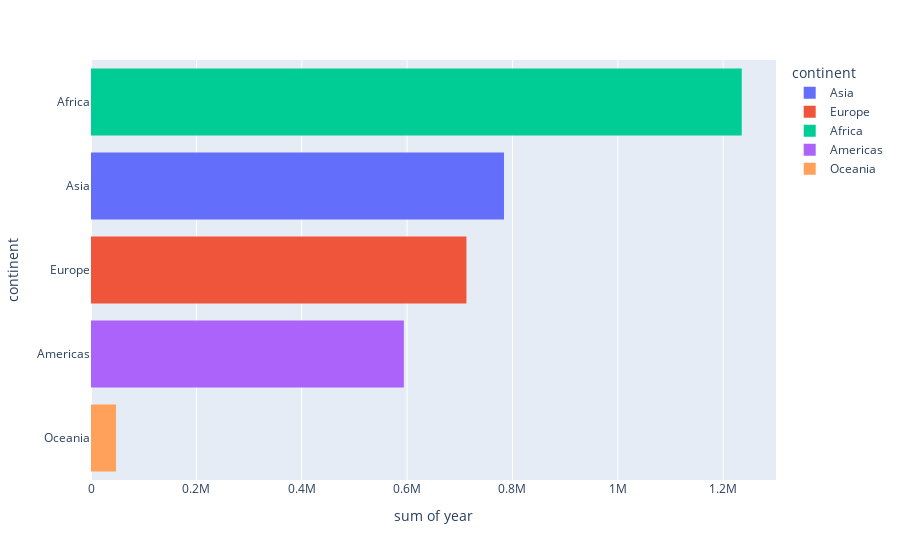

The cell this chart's notebook holds for it:
### Code cell
# YOUR CODE HERE

df = px.data.gapminder()


b = px.histogram(df , x ='year' , y =  'continent' , color = "continent" )
b.update_yaxes( categoryorder = 'total ascending')
b.show()

### Figure 1 — Plotly figure (JSON) as saved in the notebook; plotly's stock layout.template omitted (floating-point values rounded to 4 significant figures; data arrays with more than 128 entries replaced by an {"elided": "..."} marker saying what was removed)
{"data": [{"alignmentgroup": "True", "bingroup": "y", "histfunc": "sum", "hovertemplate": "continent=%{y}<br>sum of year=%{x}<extra></extra>", "legendgroup": "Asia", "marker": {"color": "#636efa", "pattern": {"shape": ""}}, "name": "Asia", "offsetgroup": "Asia", "orientation": "h", "showlegend": true, "type": "histogram", "x": {"elided": "396 int values"}, "xaxis": "x", "y": {"elided": "396 str values"}, "yaxis": "y"}, {"alignmentgroup": "True", "bingroup": "y", "histfunc": "sum", "hovertemplate": "continent=%{y}<br>sum of year=%{x}<extra></extra>", "legendgroup": "Europe", "marker": {"color": "#EF553B", "pattern": {"shape": ""}}, "name": "Europe", "offsetgroup": "Europe", "orientation": "h", "showlegend": true, "type": "histogram", "x": {"elided": "360 int values"}, "xaxis": "x", "y": {"elided": "360 str values"}, "yaxis": "y"}, {"alignmentgroup": "True", "bingroup": "y", "histfunc": "sum", "hovertemplate": "continent=%{y}<br>sum of year=%{x}<extra></extra>", "legendgroup": "Africa", "marker": {"color": "#00cc96", "pattern": {"shape": ""}}, "name": "Africa", "offsetgroup": "Africa", "orientation": "h", "showlegend": true, "type": "histogram", "x": {"elided": "624 int values"}, "xaxis": "x", "y": {"elided": "624 str values"}, "yaxis": "y"}, {"alignmentgroup": "True", "bingroup": "y", "histfunc": "sum", "hovertemplate": "continent=%{y}<br>sum of year=%{x}<extra></extra>", "legendgroup": "Americas", "marker": {"color": "#ab63fa", "pattern": {"shape": ""}}, "name": "Americas", "offsetgroup": "Americas", "orientation": "h", "showlegend": true, "type": "histogram", "x": {"elided": "300 int values"}, "xaxis": "x", "y": {"elided": "300 str values"}, "yaxis": "y"}, {"alignmentgroup": "True", "bingroup": "y", "histfunc": "sum", "hovertemplate": "continent=%{y}<br>sum of year=%{x}<extra></extra>", "legendgroup": "Oceania", "marker": {"color": "#FFA15A", "pattern": {"shape": ""}}, "name": "Oceania", "offsetgroup": "Oceania", "orientation": "h", "showlegend": true, "type": "histogram", "x": [1952, 1957, 1962, 1967, 1972, 1977, 1982, 1987, 1992, 1997, 2002, 2007, 1952, 1957, 1962, 1967, 1972, 1977, 1982, 1987, 1992, 1997, 2002, 2007], "xaxis": "x", "y": ["Oceania", "Oceania", "Oceania", "Oceania", "Oceania", "Oceania", "Oceania", "Oceania", "Oceania", "Oceania", "Oceania", "Oceania", "Oceania", "Oceania", "Oceania", "Oceania", "Oceania", "Oceania", "Oceania", "Oceania", "Oceania", "Oceania", "Oceania", "Oceania"], "yaxis": "y"}], "layout": {"barmode": "relative", "legend": {"title": {"text": "continent"}, "tracegroupgap": 0}, "margin": {"t": 60}, "xaxis": {"anchor": "y", "domain": [0, 1], "title": {"text": "sum of year"}}, "yaxis": {"anchor": "x", "categoryarray": ["Oceania", "Americas", "Africa", "Europe", "Asia"], "categoryorder": "total ascending", "domain": [0, 1], "title": {"text": "continent"}}}}
